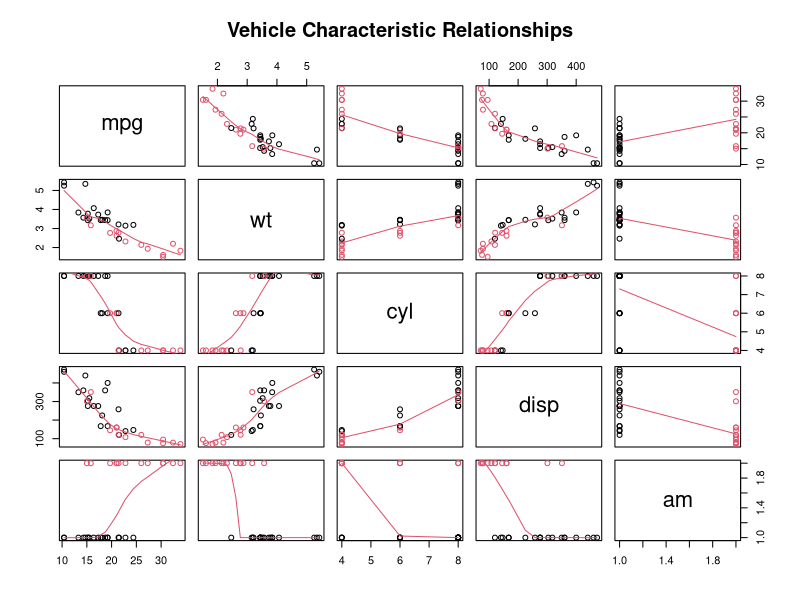
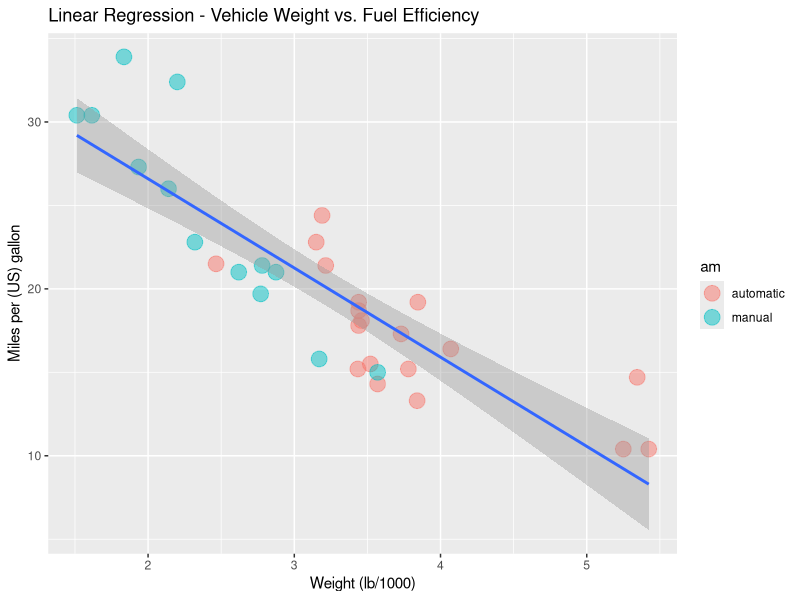
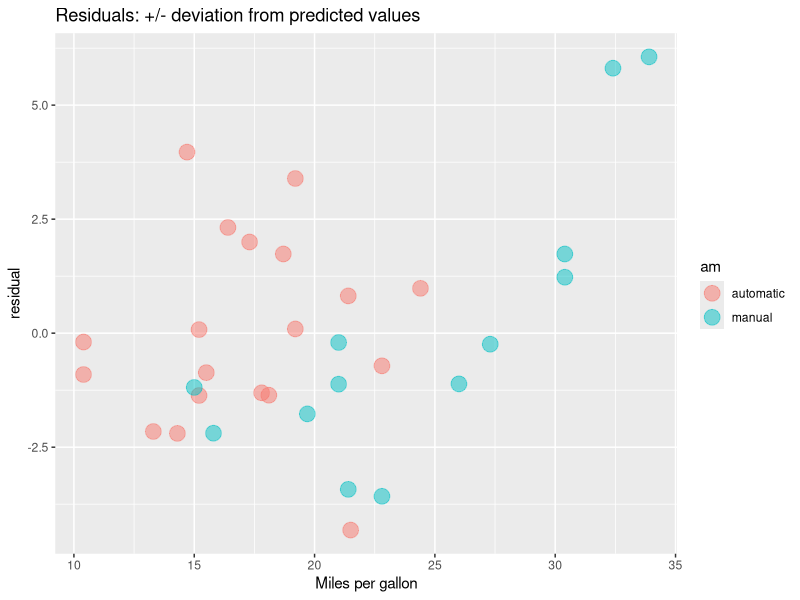

R code for these plots, in order:
## ---- chunk 1
  if(!require(dplyr)) install.packages("dplyr", dep=T)
  if(!require(ggplot2)) install.packages("ggplot2", dep=T)
## ---- chunk 2
  data(mtcars)
  mtcars.cols <- colnames(mtcars)
  mtcars.dim <- dim(mtcars)
## ---- chunk 3
  # convert 'am' character boolean to factor variable with meaningful label
  mtcars$am <- factor(mtcars$am, labels=c("automatic", "manual"))
## ---- chunk 4
  pairs(data=mtcars, mpg ~ wt + cyl + disp + am,
    panel=panel.smooth, main="Vehicle Characteristic Relationships",
    col=mtcars$am)
## ---- chunk 5
  mEfficiency <- mean(mtcars[mtcars$am == "manual", ]$mpg)
  aEfficiency <- mean(mtcars[mtcars$am == "automatic", ]$mpg) 
  mWeight <- mean(mtcars[mtcars$am == "manual", ]$wt*1000) 
  aWeight <- mean(mtcars[mtcars$am == "automatic", ]$wt*1000)
## ---- chunk 6
  ggplot(mtcars) + aes(x=wt, y=mpg) +
    xlab("Weight (lb/1000)") + 
    ylab("Miles per (US) gallon") +
    geom_point(shape=19, size=5, alpha=1/2, aes(color=am)) +
    geom_smooth(method = "lm") +
    ggtitle("Linear Regression - Vehicle Weight vs. Fuel Efficiency")
## ---- chunk 7
  lmodel <- lm(mpg ~ wt + cyl + disp + am, data=mtcars)
## ---- chunk 8
  smc <- summary(lmodel)$coefficients
  smc
## ---- chunk 9
  mtcars$residual <- summary(lmodel)$residuals # add the residuals to the frame

  ggplot(mtcars) + aes(x=mpg, y=residual, color=am) +
    xlab("Miles per gallon") + 
    ylab("residual") +
    geom_point(shape=19, size=5, alpha=1/2, aes(color=am)) +
    ggtitle("Residuals: +/- deviation from predicted values")
## ---- chunk 10
  sumCoef <- summary(lmodel)$coefficients
  interval <- sumCoef[2, 1] + c(-1, 1) * qt(.975, df=lmodel$df) * sumCoef[2, 2]
